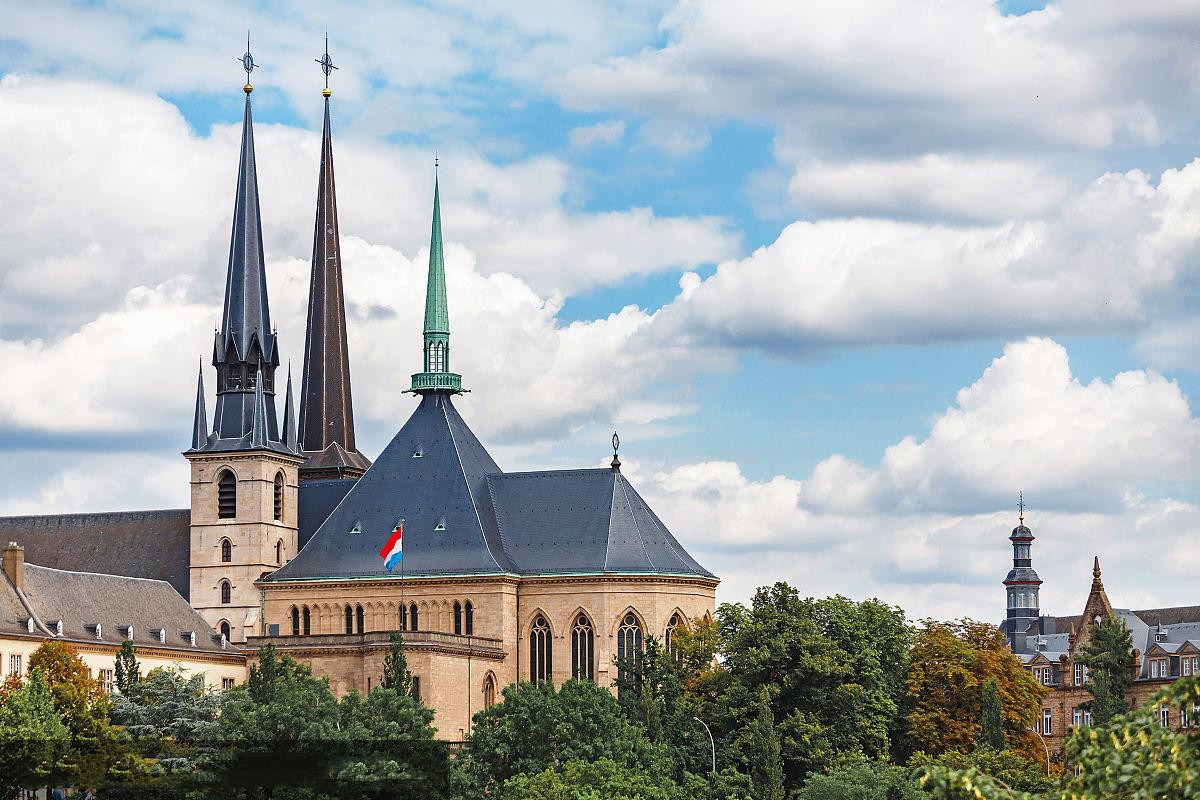
#> input picture test_bigDataAnalysis/test_numpy/test_numpy_eigenvalue2/scenery.jpg, 1200 x 800 px
$ python test_numpy_eigenvalue2.py   (older library calls are emulated)
#> lines starting #> are read from the running program, lines starting #| are printed output that depends on the picture; long printed decimals are rounded
#提取方阵图片的特征值
import numpy as np
#import scipy.misc as sm
import matplotlib.pyplot as mp
import matplotlib.image as mi
#import imageio
#读取图片数据
#img=sm.imread('./scenery.jpg')#scipy由于版本升级的原因已经没有imread的功能了
#print(img.shape)

img=mp.imread('./scenery.jpg')
#> img is the input picture: shape (800, 1200, 3); mean R, G, B 162.6, 168.7, 170.3
#img=imageio.imread('./scenery.jpg')
print(img[0,0],img.shape)#0,0为位置点的像素值，img的shape
#| [181 200 214] (800, 1200, 3)

r,g,b = [img[:,:,i] for i in range(3)]
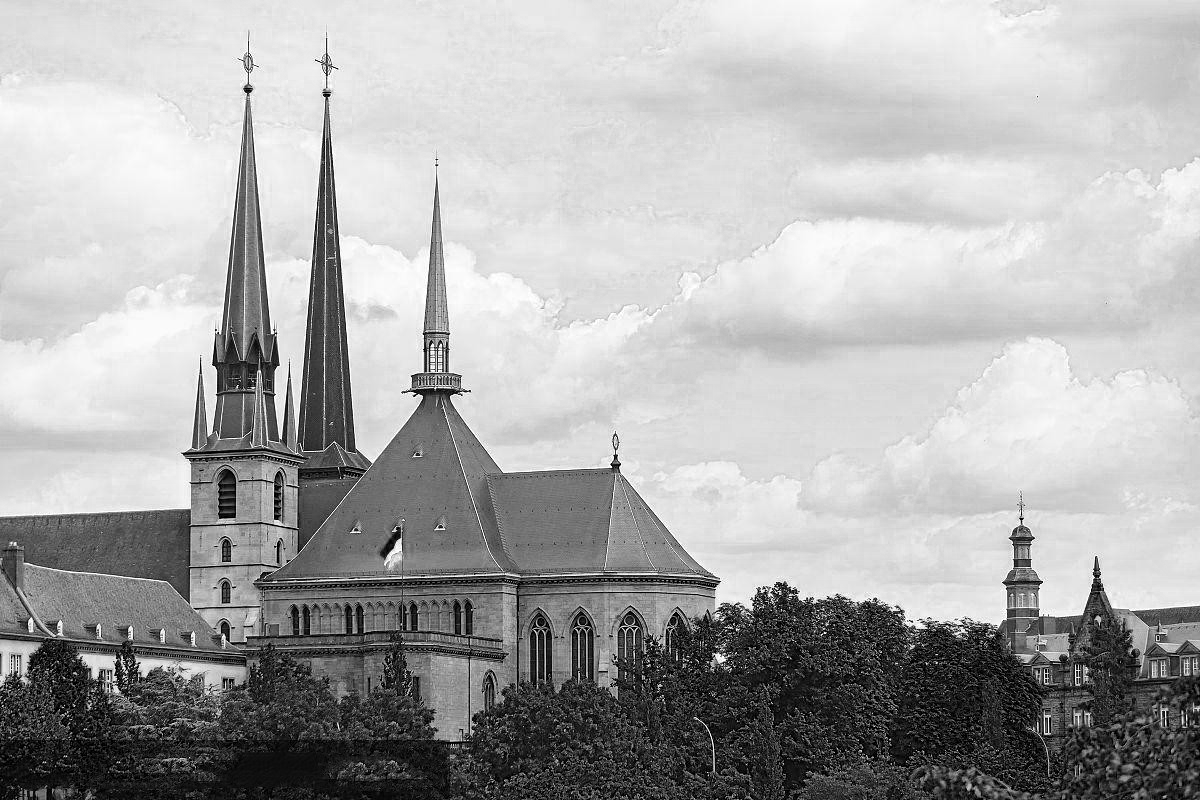
#> b: shape (800, 1200); min 0, max 255, mean 170.3
#图片灰度算法 Gray = 0.299R+0.587G+0.114*B
img_heat =  0.299*r+0.587*g+0.114*b#形成热成像图
print(img_heat[0][0])
#| 195.915

#0-799
#cut_range=np.arange(799,1199)
#img_cut= np.delete(img_heat,cut_range, axis=1)#axis=1为删除列
img_cut=img_heat[::,0:800]#取0:第799列，一共800个
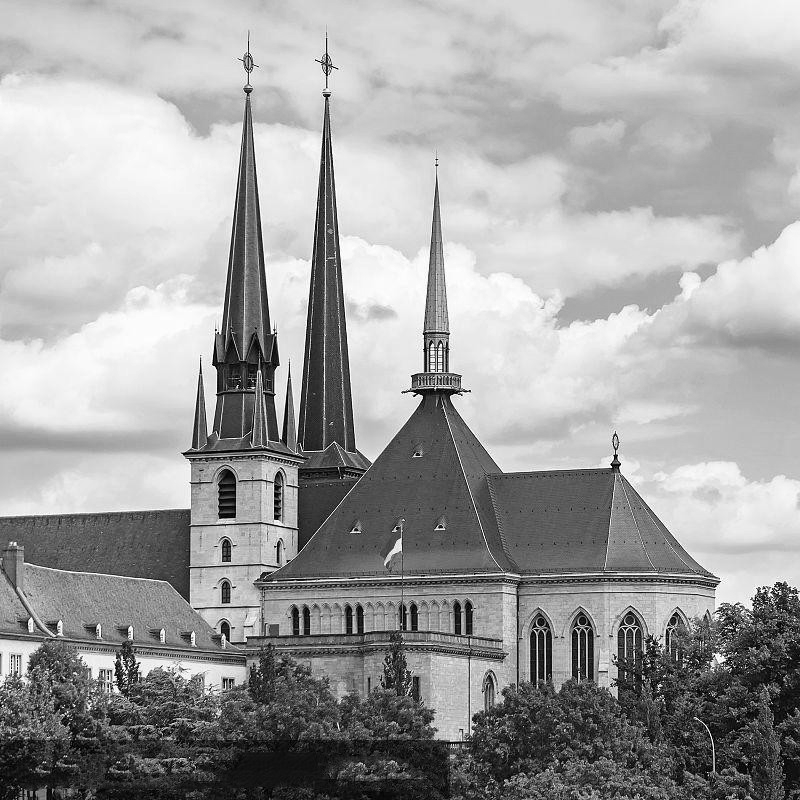
#> img_cut: shape (800, 800) float64; min 0, max 255, mean 161.2

#---------------
#提取img矩阵的特征值与特征向量

img_matix=np.mat(img_cut)#转为矩阵
eigvals,eigvecs=np.linalg.eig(img_matix)#img_matix最好为矩阵对象，只能处理方阵
#---------------

#提取img矩阵的奇异值
img_heat_matrix=np.mat(img_heat)#将img_heat转化为矩阵
U,sv,V=np.linalg.svd(img_heat_matrix,full_matrices=False)#注意img_heat需要为矩阵对象，返回的对象U\sv\V均为矩阵
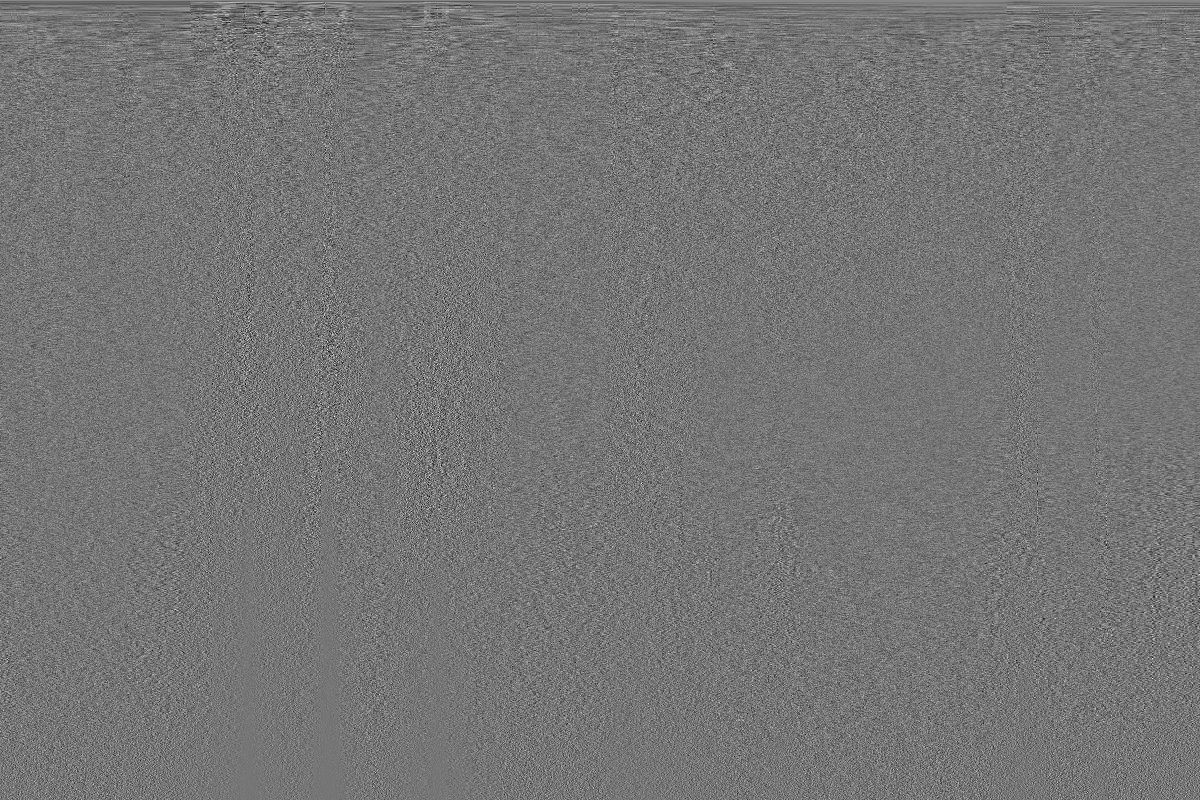
#> V: shape (800, 1200) float64; min -0.193, max 0.225, mean 3.8e-05; drawn with min black and max white
#> sv = 800 values, max 171664.6 at index 0, min 3.83 at index 799, mean 905.2
print(U.shape,sv.shape,V.shape)
#| (800, 800) (800,) (800, 1200)
img_svd=U*(np.diag(sv))*V#利用svd算出的特征值，逆向推导原矩阵


#抹掉一部分特征值
eigvals[50:]=0
img2=eigvecs*np.diag(eigvals)*eigvecs.I#利用新的特征值回推图片，生成的img2是一个复数矩阵，需要取实部
img2=img2.real#需要取实部
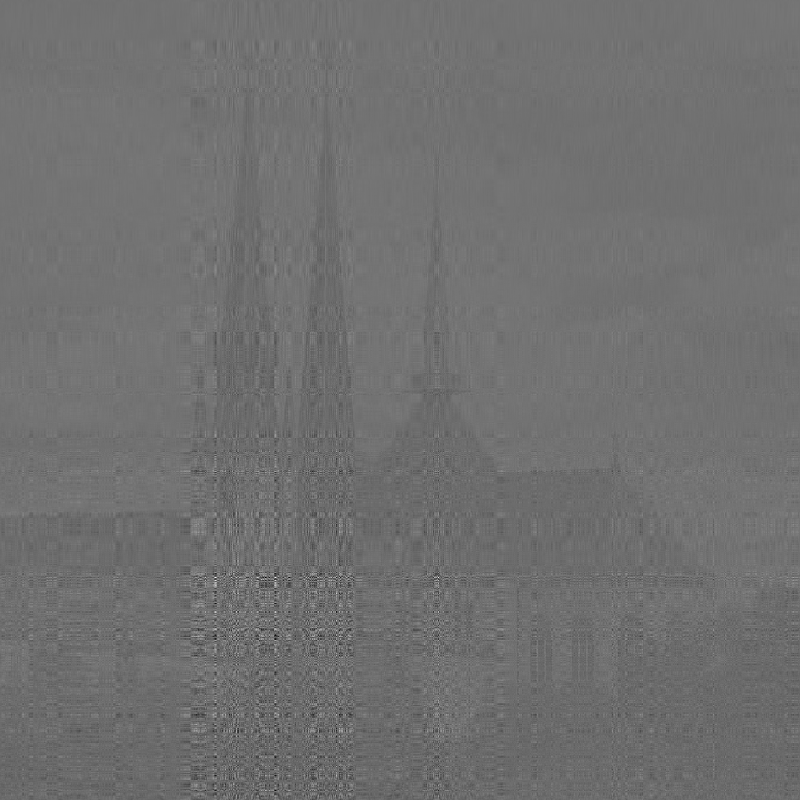
#> img2: shape (800, 800) float64; min -1895, max 2773.7, mean 161.2; drawn with min black and max white

mp.subplot(1,4,1)#原图
mp.imshow(img_heat,cmap='gray')#mp.imshow(img_gray,cmap='jet')为热成像图
mp.xticks([])
mp.yticks([])
mp.subplot(1,4,2)#方阵特征值还原图
mp.imshow(img2,cmap='gray')
mp.xticks([])
mp.yticks([])
mp.subplot(1,4,3)#非方阵svd特征值还原图
mp.imshow(img_svd,cmap='gray')
mp.xticks([])
mp.yticks([])

mp.subplot(1,4,4)#抹去一部分非方阵svd特征值后的还原图
sv_cut=sv
#> sv_cut has the same summary as sv
sv_cut[50:]=0


img_svd_new=U*(np.diag(sv_cut))*V
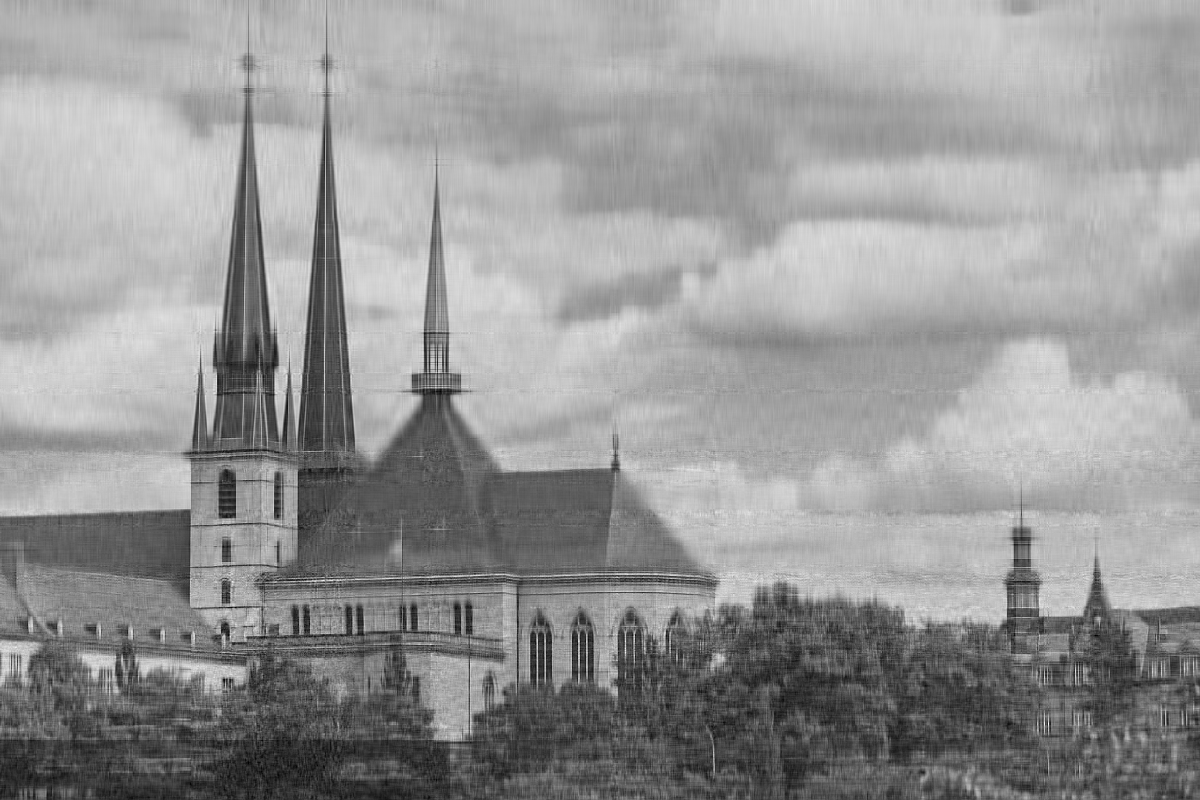
#> img_svd_new: shape (800, 1200) float64; min -38.77, max 310, mean 167; drawn with min black and max white
mp.imshow(img_svd_new,cmap='gray')

mp.show()
#img=np.mat(img)
